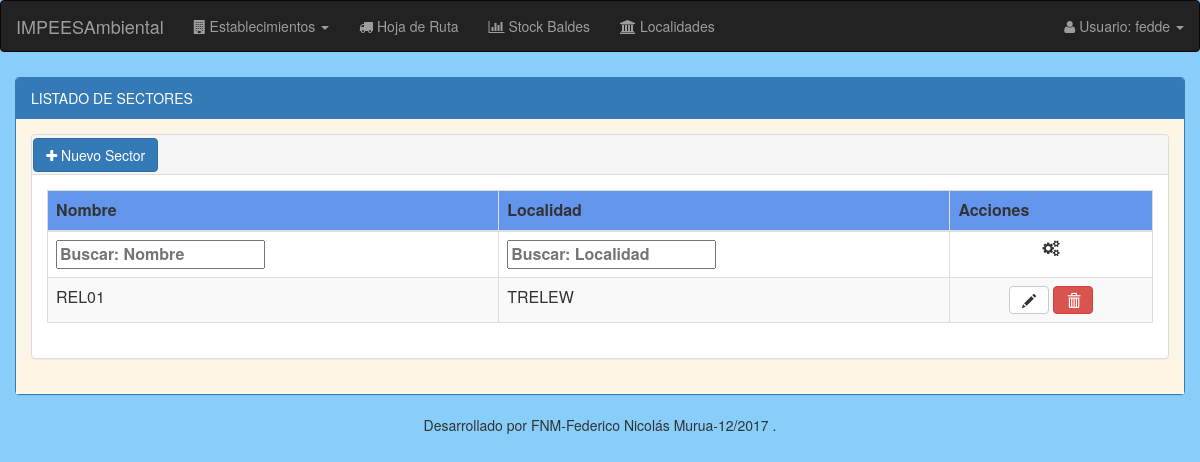
The app's page /generadores/listado/sectores/ (signed in), older data.
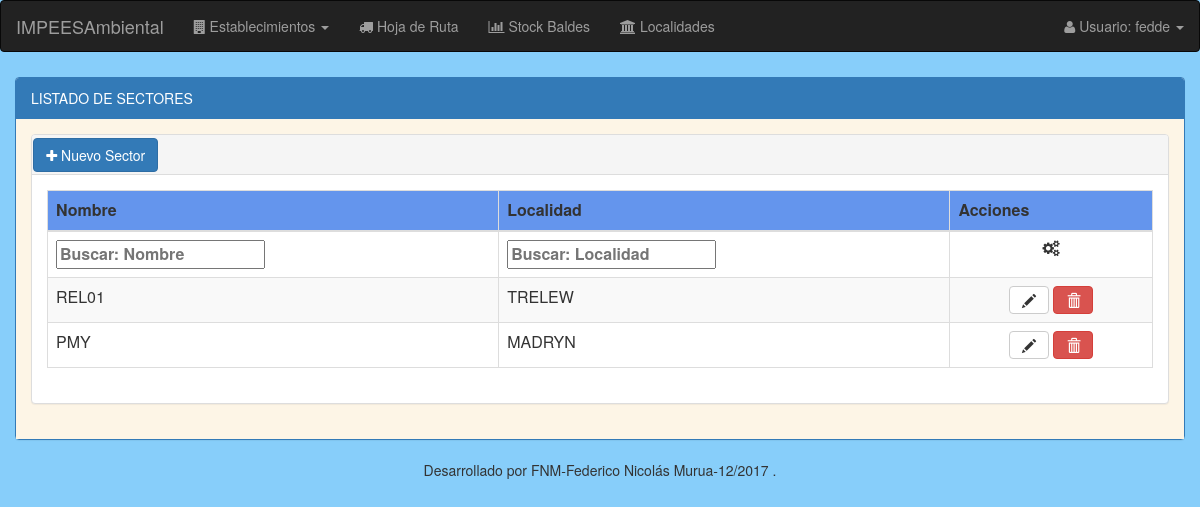
The same page, newer data.
### modulo_I/models.py (models this page shows, shortened)
class Sector(models.Model):
    nombre_sector = models.CharField(max_length=50, unique=True)
    localidad = models.ForeignKey('Localidad', on_delete=models.CASCADE)
    itinerario = models.ForeignKey('Itinerario', blank=True, null=True, default=None)

class Localidad(models.Model):
    nombre = models.CharField(max_length=25)
    cp = models.IntegerField(validators=[MinValueValidator(1)], unique=True)
    provincia = models.ForeignKey('Provincia', on_delete=models.CASCADE)

### modulo_I/views.py (the view)
@login_required
def listado_sectores(request):
    listado_sectores = Sector.objects.all()
    return render(request, 'establecimiento/sector/sector_listado.html', {'listado_sectores': listado_sectores})

### modulo_I/templates/establecimiento/sector/sector_listado.html (shortened to what this page needs)
{% extends "base/base_listado.html" %}
{% load staticfiles %}
{% load staticfiles bootstrap3 %}
{% block panel-heading %}
  LISTADO DE SECTORES
{% endblock %}
{% block panel-heading-tabla %}
  <div style="padding-top:0.3%; padding-left:0.1%;">
    <a class="btn btn-primary js-alta-sector"><i class="fa fa-plus"></i> Nuevo Sector</a>
  </div>
{% endblock %}
{% block thead-tabla %}
  <thead>
  <tr style="background:#6495ED;">
      <th>Nombre</th>
      <th>Localidad</th>
      <th>Acciones</th>
  </tr>
  </thead>
{% endblock %}
{% block tfoot-tabla %}
  <tfoot >
     <tr>
       <th>Nombre</th>
       <th>Localidad</th>
       <th style="text-align: center;"><i class="fa fa-cogs"></i></th>
    </tr>
  </tfoot>
{% endblock %}
{% block tbody-tabla %}
  <tbody>
  {% for sector in listado_sectores %}
      <tr>
          <td>{{ sector.nombre_sector }}</td>
          <td>{{ sector.localidad.nombre }}</td>
          <td align="center">
             <a class="btn btn-default" data-toggle="tooltip" title="Modificar" href="{% url 'generadores:modificar_sectores' id_sector=sector.id%}"><em class="glyphicon glyphicon-pencil"></em></a>
             <a id="sector_id"class="btn btn-danger btn-baja" data-sectorid="{{sector.id}}" data-sectornombre="{{sector.nombre_sector}}" data-toggle="modal" data-target="#modal_baja" title="Eliminar"><em class="glyphicon glyphicon-trash"></em></a>
          </td>
      </tr>
  {% endfor %}
  </tbody>
{% endblock %}

Row changes from the older to the newer data that the page shows:
added Sector: nombre_sector "PMY", localidad.nombre "MADRYN"
